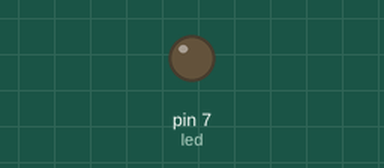
Recording of a sketch running on a simulated Arduino Uno, built with avr-gcc and run on an emulated ATmega328P. Shown: output pins drawn as LEDs (lit = HIGH).

Above: at 3.2 s.
At 17.5 s:
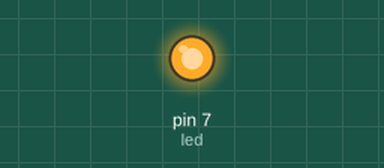
Timing chart, 0 to 45.5 s (numbered marks = the images above):
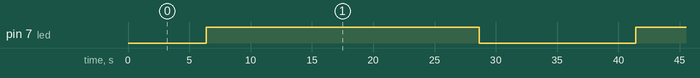

Measured:
- by itself, pin 7 (led): alternates HIGH for 22.3 s and LOW for 12.8 s

The sketch:

intensidade1.ino
```cpp
#define led 7
#define maximo 350
#define minimo 0
#define tmp 50
void setup() {
  pinMode(led, OUTPUT);
}

void loop() {
  for (int i = minimo; i < maximo; i++) {
    analogWrite(led, i);
    delay(tmp);
  }
  for (int i = maximo; i > minimo; i--) {
    analogWrite(led, i);
    delay(tmp);
  }
}
```
